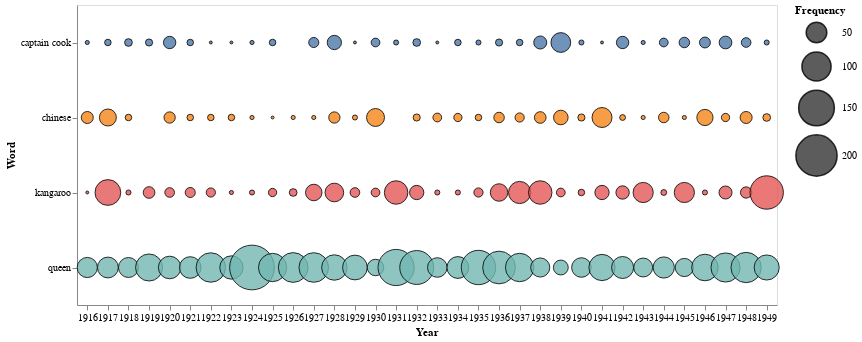

This figure's notebook cell:
### Markdown cell above
Or perhaps you prefer bubblelines.

### Code cell
# Create a chart
alt.Chart(df_words.loc[df_words['year'] > 0]).mark_circle(
    
    # Style the circles
    opacity=0.8,
    stroke='black',
    strokeWidth=1
).encode(
    
    # Year on the X axis
    x=alt.X('year:O', axis=alt.Axis(format='c', title='Year', labelAngle=0)),
    
    # Object type on the Y axis
    y=alt.Y('word:N', title='Word'),
    
    # Size of the circles represents the number of objects
    size=alt.Size('count:Q',
        scale=alt.Scale(range=[0, 2000]),
        legend=alt.Legend(title='Frequency')
    ),
    
    # Color the circles by object type
    color=alt.Color('word:N', legend=None),
    
    # More details on hover
    tooltip=[alt.Tooltip('word:N', title='Word'), alt.Tooltip('year:O', title='Year'), alt.Tooltip('count:Q', title='Frequency', format=',')]
).properties(
    width=700,
    height=300
)

### Figure 1 — Vega-Lite specification as saved in the notebook (floating-point values rounded to 4 significant figures; data arrays with more than 128 entries replaced by an {"elided": "..."} marker saying what was removed)
{"$schema": "https://vega.github.io/schema/vega-lite/v3.3.0.json", "config": {"mark": {"tooltip": null}, "view": {"height": 300, "width": 400}}, "data": {"name": "data-839fc6b7c272c15d4fbc6d6f0225cb57"}, "datasets": {"data-839fc6b7c272c15d4fbc6d6f0225cb57": {"elided": "136 records"}}, "encoding": {"color": {"field": "word", "legend": null, "type": "nominal"}, "size": {"field": "count", "legend": {"title": "Frequency"}, "scale": {"range": [0, 2000]}, "type": "quantitative"}, "tooltip": [{"field": "word", "title": "Word", "type": "nominal"}, {"field": "year", "title": "Year", "type": "ordinal"}, {"field": "count", "format": ",", "title": "Frequency", "type": "quantitative"}], "x": {"axis": {"format": "c", "labelAngle": 0, "title": "Year"}, "field": "year", "type": "ordinal"}, "y": {"field": "word", "title": "Word", "type": "nominal"}}, "height": 300, "mark": {"opacity": 0.8, "stroke": "black", "strokeWidth": 1, "type": "circle"}, "width": 700}
